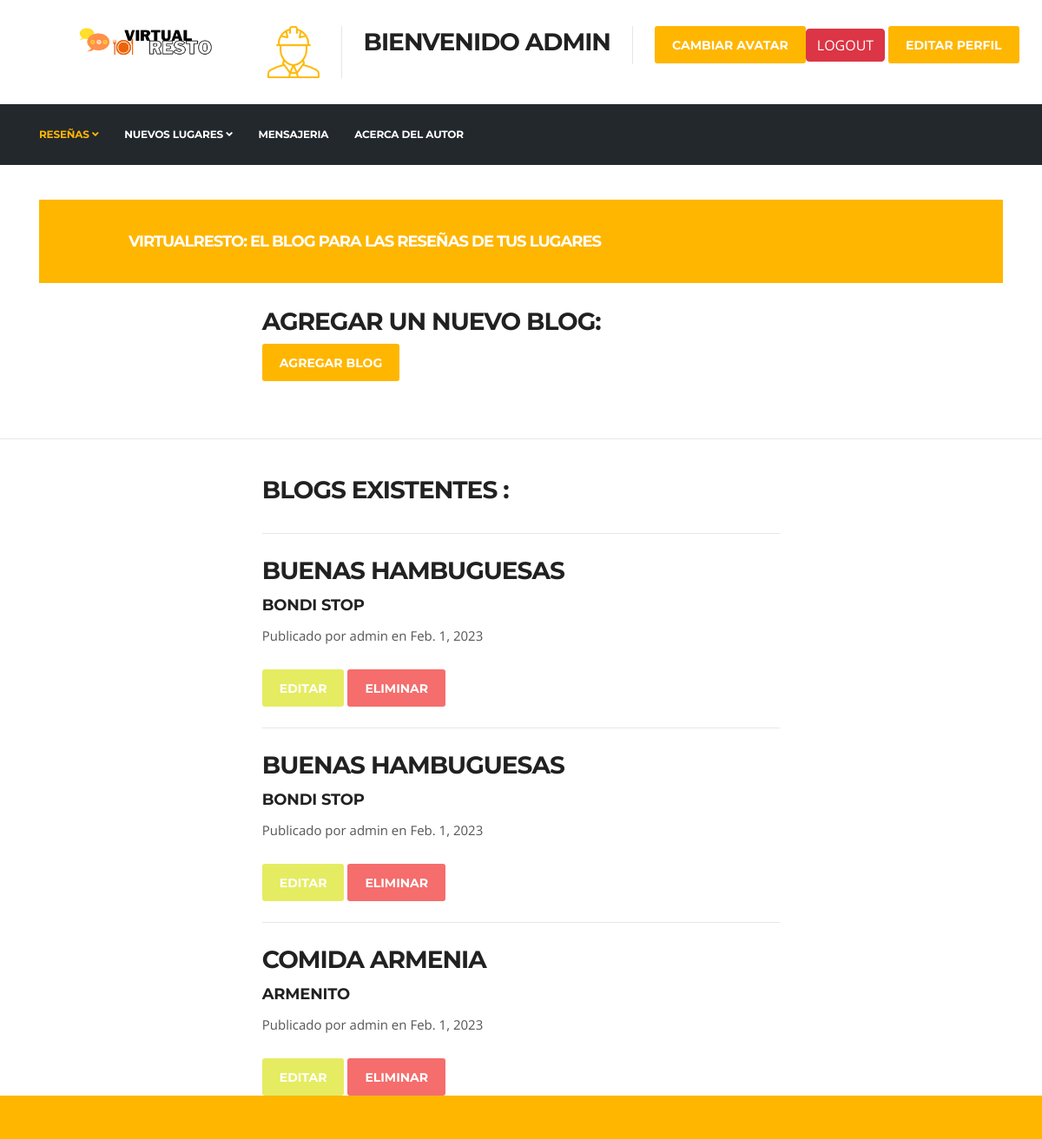
Page /userPost (signed in) on the earlier database version.
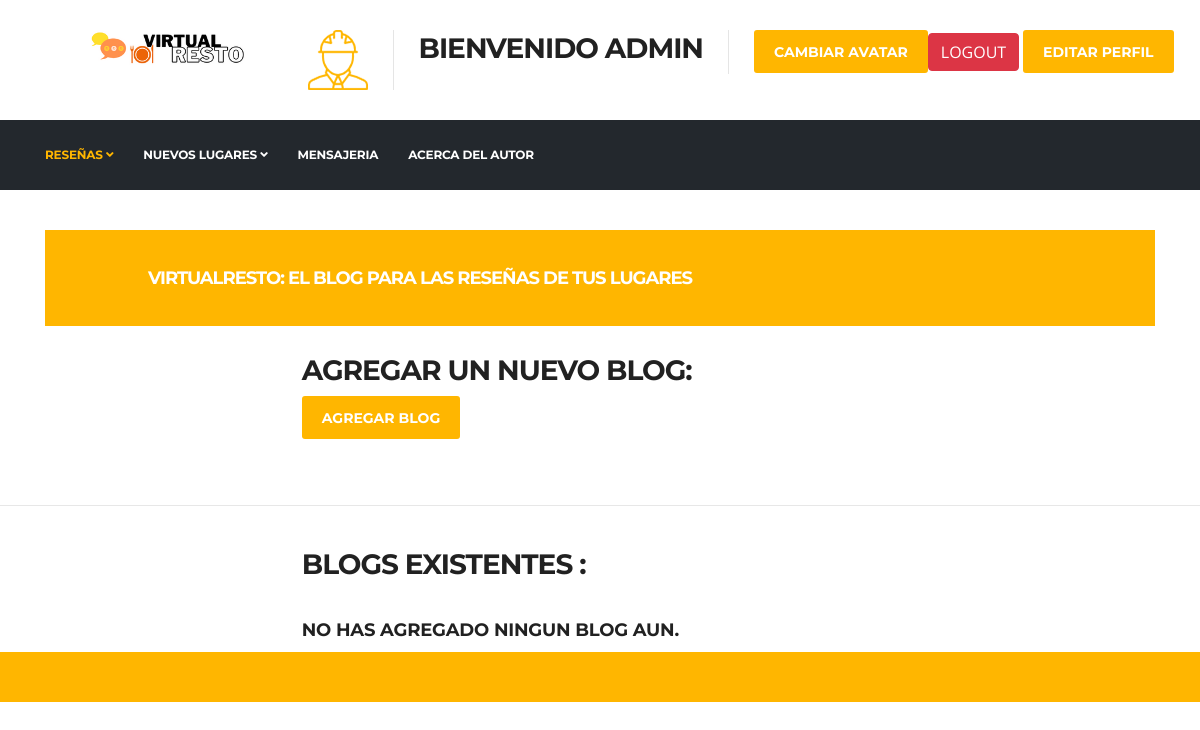
Same page on the later database version.
### Blogs/models.py (models this page shows, shortened)
class Blog(models.Model):
    titulo = models.CharField(max_length=50)
    nombre_locacion = models.CharField(max_length=50)
    autor = models.ForeignKey(User, on_delete=models.CASCADE)
    fecha_publicacion = models.DateField('XYZ Date')
    imagen = models.ImageField(upload_to='media', height_field=None, width_field=None, max_length=None, blank=True)
    opinion = RichTextUploadingField()

### Blogs/views.py (the view)
# urls.py: path('userPost', userPosts, name="userPosts"),
@ login_required
def userPosts (request):
    user_name = request.user.id
    blogs = Blog.objects.filter(autor = user_name).order_by("-id") # Consulta por id, de mayor a menor (ORDER BY id DESC en SQL)
    return render(request, "userPosts.html", {"blogs": blogs, "imagen": getAvatar(request)})

### Blogs/views.py (called while the page is built)
def getAvatar(request):
   if request.user.is_authenticated:
    lista=userAvatar.objects.filter(user=request.user)
    if len(lista)!=0:
        imagen=lista[0].imagen.url
    else:
        imagen="/media/avatares/defaultAvatar.png"
    return imagen

### Blogs/templates/userPosts.html (shortened to what this page needs)
{% extends 'index.html' %}
{% load static %}
{% block header %}
<header class="masthead" style="background-image: url('../static/assets/img/medellin.jpg')">
  <div class="container position-relative px-4 px-lg-5">
      <div class="row gx-4 gx-lg-5 justify-content-center">
          <div class="col-md-10 col-lg-8 col-xl-7">
              <div class="post-heading">
                  <h1 style="color: white; text-align: center;">Bienvenido</h1>
                  <h2 class="subheading" style="color: white; text-align: center;">a tus reseñas</h2>
              </div>
          </div>
      </div>
  </div>
</header>
{% endblock  %}
{% block container %}
<br>
<div class="container px-4 px-lg-5">
    <div class="row gx-4 gx-lg-5 justify-content-center">
        <div class="col-md-10 col-lg-8 col-xl-7">
            <h2>Agregar un nuevo blog: </h2>
            <a class="btn btn-primary text-uppercase" href="{% url 'blogForm' %}">Agregar blog</a>
        </div>
    </div>
</div>
<br>
<hr>
<div class="container px-4 px-lg-5">
    <div class="row gx-4 gx-lg-5 justify-content-center">
        <div class="col-md-10 col-lg-8 col-xl-7">
            <h2>Blogs existentes :</h2>
        </div>
    </div>
</div>
    {% if blogs %}
        <div class="container px-4 px-lg-5">
            <div class="row gx-4 gx-lg-5 justify-content-center">
                <div class="col-md-10 col-lg-8 col-xl-7">
                    {% for blog in blogs %}
                        <hr class="my-4" />
                        <div class="post-preview">
                            <a href="{% url 'blogPost' blog.id %}">
                                <h2 class="post-title">{{ blog.titulo }}</h2>
                                <h4 class="post-subtitle">{{ blog.nombre_locacion }}</h3>
                            </a>
                            <p class="post-meta">
                                Publicado por {{ blog.autor }}
                                en {{ blog.fecha_publicacion }}
                            </p>
                            <div>
                                <a class="btn btn-primary text-uppercase" style="background-color: rgb(229, 236, 98)" href="{% url 'editBlog' blog.id %}">Editar</a> <a class="btn btn-primary text-uppercase" style="background-color:rgb(245, 109, 109)" href="{% url 'deletePost' blog.id %}">Eliminar</a>
                            </div>
                        </div>
                    {% endfor %}
                </div>
            </div>
        </div>
    {% else %}
    <div class="container px-4 px-lg-5">
        <div class="row gx-4 gx-lg-5 justify-content-center">
            <div class="col-md-10 col-lg-8 col-xl-7">
                <br>
                <h4>No has agregado ningun blog aun. </h4>
            </div>
        </div>
    </div>
    {% endif %}
{% endblock  %}

### Blogs/templates/index.html (shortened to what this page needs)
{% extends 'root.html' %}
{% load static %}

### Blogs/templates/root.html (shortened to what this page needs)
<!DOCTYPE html>
<html lang="en">
<head>
  {% load static %}
  <link rel="stylesheet" href="{% static 'plugins/bootstrap/bootstrap.min.css' %}">
  <link rel="stylesheet" href="{% static 'plugins/fontawesome/css/all.min.css' %}">
  <link rel="stylesheet" href="{% static 'plugins/animate-css/animate.css' %}">
  <link rel="stylesheet" href="{% static 'plugins/slick/slick.css' %}">
  <link rel="stylesheet" href="{% static 'plugins/slick/slick-theme.css' %}">
  <link rel="stylesheet" href="{% static 'plugins/colorbox/colorbox.css' %}">
  <link rel="stylesheet" href="{% static 'css/style.css' %}">
</head>
<body>
<header id="header" class="header-one">
  <div class="bg-white">
      <div class="logo-area">
          <div class="row align-items-right">
            <div class="logo col-lg-3 text-right text-lg-right mb-3 mb-md-5 mb-lg-0">
                <a class="d-block" href="#">
                  <img loading="lazy" src="{% static 'images/logo.png' %}" alt="Constra">
                </a>
            </div>
            <div class="col-lg-9 header-right">
                <ul class="top-info-box">
                      <li class="header-get-a-quote">
                        {% if user.is_authenticated %}
                        <li> <img src="{{ imagen }}" alt=""></li>
                        <li class="header-get-a-quote">
                          <h2>Bienvenido {{ user.username }}</h2>
                        </li>
                        <a class="btn btn-danger" href="{% url 'logout' %}">LOGOUT</a>
                        <a class="btn btn-primary" href="{% url 'signupEditForm' %}">EDITAR PERFIL</a>
                      <li>
                        <a class="btn btn-primary" href="{% url 'addAvatar' %}">Cambiar Avatar</a>
                      </li>
                        {% else %}
                        <a class="btn btn-primary" href="{% url 'login' %}">LOGIN</a>
                        <a class="btn btn-primary" href="{% url 'signup' %}">Signup</a>
                        {% endif %}
                      </li>
                </ul>
            </div>
          </div>
      </div>
  </div>
  <div class="site-navigation">
    <div class="container">
        <div class="row">
          <div class="col-lg-12">
              <nav class="navbar navbar-expand-lg navbar-dark p-0">
                <div id="navbar-collapse" class="collapse navbar-collapse">
                    <ul class="nav navbar-nav mr-auto">
                      <li class="nav-item dropdown active">
                          <a href="#" class="nav-link dropdown-toggle" data-toggle="dropdown">Reseñas <i class="fa fa-angle-down"></i></a>
                      </li>
                      <li class="nav-item dropdown">
                          <a href="#" class="nav-link dropdown-toggle" data-toggle="dropdown">Nuevos lugares <i class="fa fa-angle-down"></i></a>
                      </li>
                      <li class="nav-item"><a class="nav-link" href="{% url 'mensajeUsuarios' %}">Mensajeria</a></li>
                      <li class="nav-item"><a class="nav-link" href="{% url 'aboutMe' %}">Acerca del autor</a></li>
                    </ul>
                </div>
              </nav>
          </div>
        </div>
    </div>
  </div>
</header>
{% block header %}
{% endblock  %}
<section class="call-to-action-box no-padding">
  <div class="container">
    <div class="action-style-box">
        <div class="row align-items-center">
          <div class="col-md-8 text-center text-md-center">
              <div class="call-to-action-text">
                <h2 class="action-title">VirtualResto: El Blog para las reseñas de tus lugares</h2>
              </div>
          </div>
        </div>
    </div>
  </div>
</section>
{% block container %}
{% endblock  %}
<div class="copyright">
  </div>
  </body>
  </html>

### Blogs/static/css/style.css (style rules this page uses)
body { background: #fff; color: #555; }
body, p { font-family: "Open Sans", sans-serif; text-rendering: optimizeLegibility; -webkit-font-smoothing: antialiased !important; line-height: 26px; font-size: 15px; }
h1, h2, h3, h4, h5, h6 { color: #212121; font-weight: 700; font-family: "Montserrat", sans-serif; text-rendering: optimizeLegibility; -webkit-font-smoothing: antialiased !important; }
h1 { font-size: 36px; line-height: 48px; }
h2 { font-size: 28px; line-height: 36px; text-transform: uppercase; letter-spacing: -1px; }
h4 { font-size: 18px; line-height: 28px; text-transform: uppercase; letter-spacing: -0.2px; }
html { overflow-x: hidden !important; width: 100%; height: 100%; position: relative; -webkit-font-smoothing: antialiased; text-rendering: optimizeLegibility; }
body { border: 0; margin: 0; padding: 0; }
a:link, a:visited { text-decoration: none; }
a { color: inherit; transition: 0.2s ease; }
section, .section-padding { padding: 70px 0; position: relative; }
.no-padding { padding: 0; }
hr { background-color: #e7e7e7; border: 0; height: 1px; margin: 40px 0; }
.btn-primary, .btn-dark { border: 0; border-radius: 3px; padding: 12px 20px 10px; font-weight: 700; text-transform: uppercase; color: #fff; font-family: "Montserrat", sans-serif; transition: 350ms; font-size: 14px; }
.btn-primary { background: #ffb600; }
.header-one, .header-one .site-navigation { background: #23282d; }
.header-one .navbar-collapse { padding-left: 0; }
.header-one ul.navbar-nav > li { padding-left: 0; padding-right: 30px; }
.header-one .logo-area { padding: 30px 0; }
ul.navbar-nav > li > a { padding: 15px 0 !important; color: #fff; }
ul.navbar-nav > li:hover > a, ul.navbar-nav > li.active > a { color: #ffb600 !important; }
.logo img { width: auto; height: 35px; }
.header-right { float: right; }
ul.top-info-box { list-style: none; margin: 0; padding: 0; float: right; }
ul.top-info-box li { position: relative; float: left; margin-left: 0; border-right: 1px solid #dedede; border-right: 1px solid rgba(0, 0, 0, 0.1); padding-right: 25px; margin-right: 25px; }
ul.top-info-box li:last-child { margin-right: 0; padding-right: 0; border-right: 0; }
.navbar { border-radius: 0; border: 0; margin-bottom: 0; }
ul.navbar-nav > li:hover > a, ul.navbar-nav > li.active > a { color: #ffb600; position: relative; }
ul.navbar-nav > li { padding: 0 13px; position: relative; }
@media (max-width: 1200px) { ul.navbar-nav > li { padding: 0 9px; } }
@media (max-width: 1200px) { ul.navbar-nav > li .nav-link { font-size: 12px; } }
ul.navbar-nav > li:last-child { padding-right: 0; }
ul.navbar-nav > li:last-child:after { background: none; }
ul.navbar-nav > li > a i { font-weight: 700; }
ul.navbar-nav > li > a:after, ul.navbar-nav > li > a:after { display: none; }
ul.navbar-nav > li > a { font-family: "Montserrat", sans-serif; color: #fff !important; text-rendering: optimizeLegibility; font-weight: 700 !important; text-transform: uppercase; letter-spacing: -0.2px; font-size: 14px; margin: 0; line-height: 40px; padding: 30px 0; transition: 350ms; }
.site-navigation .container, .search-area { position: relative; }
.call-to-action-box { margin-top: -60px; }
.call-to-action-box .action-style-box { background: #ffb600; padding: 30px; }
.action-title { color: #fff; margin: 0; line-height: 36px; font-size: 18px; text-transform: uppercase; }
.copyright { background: #ffb600; color: #111; padding: 25px 0; position: relative; z-index: 1; font-weight: 600; font-size: 12px; }

Differences in the rows shown:
removed Blog: titulo "BUENAS HAMBUGUESAS", nombre_locacion "BONDI STOP", autor "admin", fecha_publicacion "Feb. 1, 2023"
removed Blog: titulo "BUENAS HAMBUGUESAS", nombre_locacion "BONDI STOP", autor "admin", fecha_publicacion "Feb. 1, 2023"
removed Blog: titulo "COMIDA ARMENIA", nombre_locacion "ARMENITO", autor "admin", fecha_publicacion "Feb. 1, 2023"
Other differences:
text now shown: "NO HAS AGREGADO NINGUN BLOG AUN."
